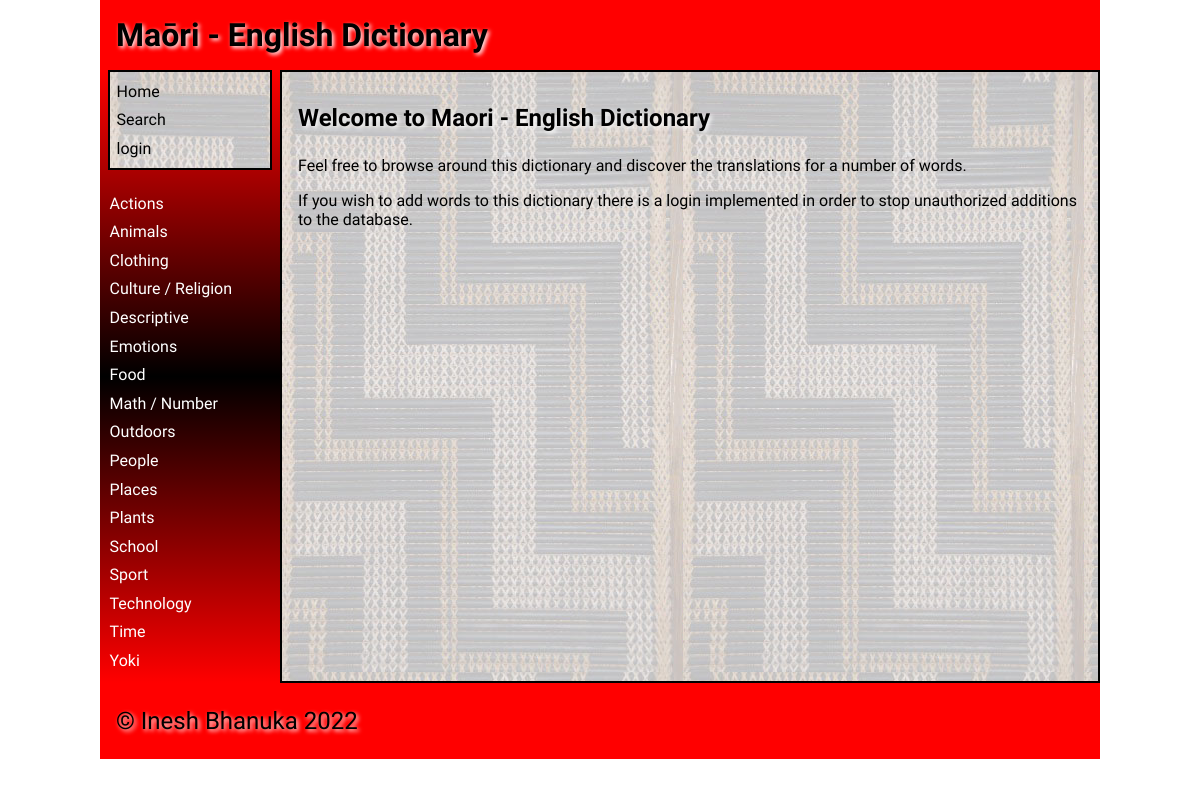
The page / on the database its author committed.
### tables this page shows
CREATE TABLE "category"
(
    id            integer
        primary key autoincrement,
    category_name varchar(30) not null
);

### app.py (the view)
@app.route('/')
def render_home():
    return render_template('home.html',
                           logged_in=is_logged_in(),
                           allow_edit=allow_edit(),
                           category_list=get_categories(),
                           current_user=get_user())

### data_access.py (called while the page is built)
def execute_query(query, args=None):
    connection = get_connection(DATABASE)
    cursor = connection.cursor()
    try:
        if args is None:
            cursor.execute(query)
        else:
            cursor.execute(query, args)
        query_results = cursor.fetchall()
    except sqlite3.Error as e:
        return e
    finally:
        if connection is not None:
            connection.close()
    return query_results

def get_connection(db_file):
    try:
        connection = sqlite3.connect(db_file)
        connection.execute('pragma foreign_keys=ON')
        return connection
    except Error as e:
        print(e)
    return None

def get_category_list():
    category_list = execute_query("SELECT * FROM category ORDER BY category_name")
    if issubclass(type(category_list), Error):
        return []
    return category_list

### services.py (called while the page is built)
def is_logged_in():
    if session.get('email') is None:
        return False
    else:
        return True

def allow_edit():
    if not is_logged_in():
        return False
    email = session.get('email')
    allow = get_allow_edit(email)
    if allow is None:
        return False
    return allow

def get_categories():
    return get_category_list()

def get_user():
    first_name = session.get('first_name')
    if first_name is None:
        user_details = ""
    else:
        last_name = session.get('last_name')
        user_type = session.get('user_type').title()
        user_details = f"{first_name} {last_name} ({user_type})"
    return user_details

### templates/home.html (shortened to what this page needs)
{% extends 'base.html' %}
{% block main %}
    <h2>Welcome to Maori - English Dictionary</h2>
    <p>Feel free to browse around this dictionary and discover the translations for a number of words.</p>
    <p>If you wish to add words to this dictionary there is a login implemented in order to stop unauthorized additions to the database.</p>
{% endblock %}

### templates/base.html (shortened to what this page needs)
<!doctype html>
<html lang="en">
<head>
	<link href="{{ url_for('static', filename='css/style.css') }}" rel="stylesheet">
</head>
<body>
	<div id="container">
		<header>
			<span class="heading">Maōri - English Dictionary</span>
            <span class="right">{{ current_user }}</span>
		</header>
		<nav style="padding-top: 0">
			<ul>
                <div class="main-links">
                    <li><a href="/" style="color: black;">Home</a></li>
                    <li><a href="/search/~" style="color: black;">Search</a></li>
                    {% if logged_in %}
                        {% if allow_edit %}
                            <li><a href="/add_category" style="color: black;">Add Category</a></li>
                        {% endif %}
                        <li><a href="/logout" style="color: black;">Logout</a></li>
                    {% else %}
                        <li><a href="/login" style="color: black;">login</a></li>
                    {% endif %}
                </div>
                <br>
                {% for category in category_list %}
                    <li><a href="/category/{{ category[0] }}">{{ category[1] }}</a></li>
                {% endfor %}
			</ul>
		</nav>
		<main style="border: solid black 2px">
            {% block main %}{% endblock %}
        </main>
		<footer>
			<p>
				&copy; Inesh Bhanuka 2022
			</p>
		</footer>
	</div>
</body>
</html>

### static/css/style.css (style rules this page uses)
* { font-family: Comfortaa, sans-serif; margin: 0; padding: 0; box-sizing: border-box; }
.main-links { background-image: url('../images/poutama.jpg'); padding: 5px; color: black !important; border: solid black 2px; }
#container { display: grid; grid-template-columns: 75px auto; grid-template-areas: 'nav header' 'main main' 'footer footer'; }
header { grid-area: header; background-color: #f00; padding: 1rem; }
nav { grid-area: nav; }
main { grid-area: main; padding: 1rem; background-color: #edd; }
h1, h2, h3, h4 { padding: 1rem 0; font-family: 'Suez One', serif; color: #000; text-shadow: 2px 2px 4px #fff; }
p { padding: 0.5rem 0; }
a { color: #222; }
footer { grid-area: footer; padding: 1rem; background-color: #f00; }
footer p { color: #000; text-shadow: 2px 2px 4px #fff; font-size: 1.5rem; }
.right { float: right; padding: 10px; font-weight: bold; font-family: 'Suez One', serif; text-shadow: 2px 2px 4px #fff; }
.heading { font-size: 2em; margin-block-start: 0.67em; margin-block-end: 0.67em; margin-inline-start: 0; margin-inline-end: 0; font-weight: bold; padding: 1rem 0; font-family: 'Suez One', serif; color: #000; text-shadow: 2px 2px 4px #fff; }
@media only screen and (min-width: 768px) { #container { grid-template-columns: 180px auto; grid-template-areas: 'header header' 'nav main' 'footer footer'; } }
@media only screen and (min-width: 768px) { nav { background: linear-gradient(180deg, rgba(255,0,0,1) 0%, rgba(0, 0, 0, 1) 50%, rgba(255,0,0,1) 100%); padding: 0.5rem; } }
@media only screen and (min-width: 768px) { nav ul { list-style: none; } }
@media only screen and (min-width: 768px) { nav li { padding: 0.3rem 0 0.3rem 0.1rem; } }
@media only screen and (min-width: 768px) { nav a { color: #fff; text-decoration: none; } }
@media only screen and (min-width: 768px) { main { background-image: url('../images/poutama.jpg'); } }
@media only screen and (min-width: 1000px) { #container { width: 1000px; margin: auto; } }

### rows shown on the page
category: category_name "Actions"
category: category_name "Animals"
category: category_name "Clothing"
category: category_name "Culture / Religion"
category: category_name "Descriptive"
category: category_name "Emotions"
category: category_name "Food"
category: category_name "Math / Number"
category: category_name "Outdoors"
category: category_name "People"
category: category_name "Places"
category: category_name "Plants"
category: category_name "School"
category: category_name "Sport"
category: category_name "Technology"
category: category_name "Time"
category: category_name "Yoki"
